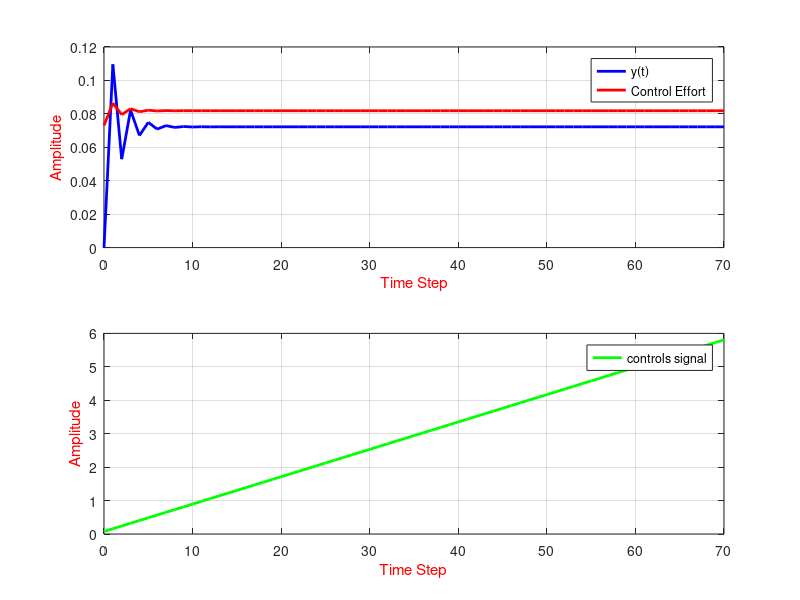

MATLAB code for this plot:

 clc;
 clear;
 close all;
% 
% %% Defining System
% %Gneral Equiation fo Systems: A(z^-1)*y(t)=z^-d*B(Z^-1)*u(t-1)+c(z^-1)e(t)
% % A(z^-1)=1+a_1*z^-1+a_2*z^-2+....
% %B(z^-1)=b_0+b_1*z^-1+b_2*z^-2+....
% %C(z^-1)=1+c_1*(z^-1)+c_2(z^-2)+...
% 
% %First Order System_Best peridction without noise and Delay
% 
% % A Coeficeints
 a_1=0.7;
% %B coeficinets
b_0=1.5;
b_1=-1.5;

%Matrix A and B for definig System
 A=[1 a_1];
 B=[b_0 b_1];
 n_a=length(A);
 n_b=length(B);
 zi = filter(B,A,0);
%% building A_tild for diophantine equation
 delta=[1 -1]; % delta term coeffs
 A_tild_1=zeros(length(A)+1,length(A)+1); % considering matrix with oprator Z as delays in coeffs
 for i=1:length(A_tild_1)
A_1=[A 0];
     A_tild_1(i,i:i+1)=A_1(i).*delta;
 end
 A_tild_2=sum(A_tild_1);
 A_tild=A_tild_2(1:length(A)+1); % obtaining A_tild for diophantine Equation solving

 %% Diophantine Equtaion 1/A_tild 
%Function Input
d=4;
n_1=1+d;
n_2=15;    %Prediction Horizon  
n_u=7;   %Controller Horizon based on camacho assumption for control horizon
%making matrix with delay oprator Z for divide in diohantine 
A_ph=zeros(length(A_tild),length(A_tild));
for i=1:length(A_tild)
    for j=1:length(A_tild)
        if i==j
A_ph(i,j)=A_tild(i);
        end
    end
end
% % A_phi=cell(n_2+2,n_2+2);
% % for i=1:length(size(A_phi))
% %     A_phi{i,1}=[ A_ph
  A_ph=[ A_ph zeros(max(size(A_ph)),n_2-1);];
  A_ph=[A_ph; zeros(n_2-1,max(size(A_ph)))];
 %Numerator
NUM=cell(n_2+2,1);
for i=1:length(size(NUM))
NUM{i}=zeros(n_2+2,n_2+2);
end

%Remainder for F
RE_1=cell(n_2,1);
for i=1:max(size(RE_1))
RE_1{i,1}=zeros(n_2+2,n_2+2);
end
%Remainder
RE_2=cell(n_2,1);
for i=1:max(size(RE_2))
RE_2{i,1}=zeros(n_2+2,n_2+2);
end

% F Cell
F=cell(n_2,1);
for i=1:max(size(F))
    F{i,1}=zeros(n_2,n_2);
end

%Qoutinet for E
QQ=cell(n_2,1);
for i=1:max(size(QQ))
QQ{i,1}=zeros(n_2+2,n_2+2);
end
%E Cell 
E=cell(n_2,1);
for i=1:max(size(E))
    E{i,1}=zeros(n_2+2,n_2+2);
end

NUM{1,1}(1,1)=A_ph(1);

 for i=1:n_2
%    k=k+1 
    QQ{i,1}(i,i)=NUM{i,1}(i,i)./A(1,1);
    A_ph_1=[zeros(n_2+2,i-1) A_ph(:,1:end+1-i)];
    A_ph_2=[zeros(i-1,n_2+2); A_ph_1(1:end+1-i,:)];
    RE_1{i,1}=QQ{i,1}(i,i).*A_ph_2;  
    RE_2{i,1}=NUM{i,1}-RE_1{i,1}; % Remainder of each step for E
    NUM{i+1,1}=RE_2{i,1}; 
   
  E{i,1}=QQ{i,1}; %% Building E for Controller
    if i>1
    E{i,1}=E{i,1}(1:n_2,1:n_2)+E{i-1,1}(1:n_2,1:n_2);
    end
     F{i,1}=RE_2{i,1}(i+1:end,i+1:end);
 end
B_1=zeros(max(size(B)));

%% G Matrix

%making the matrix B in delay form to multiply by E
B_1=zeros(n_2+1);
for i=1:max(size(B))
    B_1(i,i)=B(i);
end

% G Matirix For controller
G_1=cell(n_2,1);
for i=1:max(size(G_1))
    G_1{i,1}=zeros(n_2+1,n_2+1);
end


for i=1:max(size(E))
%         A_ph_1=[zeros(n_2+2,i-1) A_ph(:,1:end+1-i)];
%     A_ph_2=[zeros(i-1,n_2+2); A_ph_1(1:end+1-i,:)];
if i<=1
 G_1{i,1}=E{i,1}(i,i).*B_1;
end
if i>1
    B_2=[zeros(n_2+1,i-1) B_1(:,1:end+1-i)];
    B_3=[zeros(i-1,n_2+1); B_2(1:end+1-i,:)];
    G_1{i,1}=(E{i,1}(i,i).*B_3)+G_1{i-1,1};
end
end
% Final G for coding the controller
G=zeros(n_2,n_2);
for i=1:max(size(G))
k=toeplitz(diag(G_1{i,1})');
G(i,1:i)=k(i,1:i);
end

%% Controller
 lambda=10; %Adjusting Parameter
Gp_1=zeros(n_2,1);
for i=1:n_2
    Gp_1(i,1)=G_1{i,1}(i+1,i+1);
end
F_1=zeros(n_2,2);
for i=1:n_2
F_1(i,1)=F{i,1}(1,1);
F_1(i,2)=F{i,1}(2,2);
end

H=2*(G'*G+lambda*eye(length(G'*G))); % H matrix from formulation
K=inv(G'*G+lambda*eye(length(G'*G)))*G'; %K= MAtrix from formulation
K_c=K(1,:); % first row of K for applying control law
T=70; %time s
Ts=1; %Sample time
nts=T/Ts; % number of samples
Gp=K_c*Gp_1;
F_n=K_c*F_1;
%% Applying Contoller law and estimation
R_1=[1 Gp];
S_1=K_c*F_1;
T_1=sum(K_c);
Bz1=conv(B,[0 1]);
num=conv(Bz1,T_1);
num_u=conv(A,T_1);
At=conv(A,delta);
den=conv(R_1,At)+conv(Bz1,S_1);
yrst=filter(num,den,[0 ones(1,nts+1)]);
urst=filter(num_u,den,[0 ones(1,nts+1)]);
if n_b>1
    dup=zeros(n_b-1,1);
end
u0=0;
y=0;
yp=zeros(n_a,1);
for k=1:nts+1
yp=[y(k);yp(1:end-1)];
if n_b==1
    fr = F_1*yp;
else
fr = F_1*yp + Gp_1*dup;    
end
w = 1*ones(n_2,1); % refrence
 du(k) = K_c*(w-fr);
 u(k) = du(k) + u0;
 [y(k+1), zf] = filter(B,A,u(k),zi);
 zi = zf;
 y(k+1)=y(k+1);
 if n_b>1
 dup = du(k); dup(1:end-1);
 end
 u0 = u(k);
end
ygpc=y; ugpc=u;
t = 0:Ts:T;
 figure
subplot(2,1,1)
plot(t,ygpc(1:end-1),'b','linewidth',2)
grid on;
xlabel('Time Step','color','r');
ylabel('Amplitude','color','r');
hold on
plot(t,du,'r','linewidth',2)
legend('y(t)','Control Effort');    
subplot(2,1,2)
plot(t,ugpc,'g','linewidth',2), grid on
xlabel('Time Step','color','r');
ylabel('Amplitude','color','r');
 legend('controls signal')
    
    
